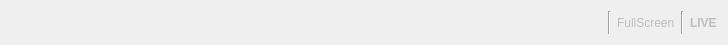
<?xml version="1.0" encoding="UTF-8"?>
<ui version="4.0">
 <class>statusBar</class>
 <widget class="QWidget" name="statusBar">
  <property name="geometry">
   <rect>
    <x>0</x>
    <y>0</y>
    <width>728</width>
    <height>45</height>
   </rect>
  </property>
  <property name="sizePolicy">
   <sizepolicy hsizetype="Preferred" vsizetype="Fixed">
    <horstretch>0</horstretch>
    <verstretch>0</verstretch>
   </sizepolicy>
  </property>
  <property name="minimumSize">
   <size>
    <width>0</width>
    <height>28</height>
   </size>
  </property>
  <property name="maximumSize">
   <size>
    <width>16777215</width>
    <height>45</height>
   </size>
  </property>
  <property name="windowTitle">
   <string>Form</string>
  </property>
  <layout class="QHBoxLayout" name="horizontalLayout_2">
   <item>
    <layout class="QHBoxLayout" name="horizontalLayout">
     <property name="spacing">
      <number>6</number>
     </property>
     <item>
      <widget class="QLabel" name="lblStatusIcon">
       <property name="sizePolicy">
        <sizepolicy hsizetype="Preferred" vsizetype="Maximum">
         <horstretch>0</horstretch>
         <verstretch>0</verstretch>
        </sizepolicy>
       </property>
       <property name="minimumSize">
        <size>
         <width>0</width>
         <height>25</height>
        </size>
       </property>
       <property name="maximumSize">
        <size>
         <width>16777215</width>
         <height>25</height>
        </size>
       </property>
       <property name="text">
        <string/>
       </property>
       <property name="pixmap">
        <pixmap resource="resources.qrc">:/main/icons/valid-24.png</pixmap>
       </property>
       <property name="scaledContents">
        <bool>false</bool>
       </property>
       <property name="indent">
        <number>0</number>
       </property>
      </widget>
     </item>
     <item>
      <widget class="QLabel" name="lblGeneralStatus">
       <property name="sizePolicy">
        <sizepolicy hsizetype="Maximum" vsizetype="Preferred">
         <horstretch>0</horstretch>
         <verstretch>0</verstretch>
        </sizepolicy>
       </property>
       <property name="text">
        <string/>
       </property>
       <property name="textFormat">
        <enum>Qt::LogText</enum>
       </property>
       <property name="indent">
        <number>10</number>
       </property>
      </widget>
     </item>
     <item>
      <spacer name="horizontalSpacer">
       <property name="orientation">
        <enum>Qt::Horizontal</enum>
       </property>
       <property name="sizeHint" stdset="0">
        <size>
         <width>40</width>
         <height>20</height>
        </size>
       </property>
      </spacer>
     </item>
     <item>
      <widget class="QLabel" name="lblButton">
       <property name="text">
        <string/>
       </property>
      </widget>
     </item>
     <item>
      <widget class="Line" name="line_5">
       <property name="orientation">
        <enum>Qt::Vertical</enum>
       </property>
      </widget>
     </item>
     <item>
      <widget class="QLabel" name="lblFullScreen">
       <property name="enabled">
        <bool>false</bool>
       </property>
       <property name="text">
        <string>FullScreen</string>
       </property>
      </widget>
     </item>
     <item>
      <widget class="Line" name="line_4">
       <property name="orientation">
        <enum>Qt::Vertical</enum>
       </property>
      </widget>
     </item>
     <item>
      <widget class="QLabel" name="lblLive">
       <property name="enabled">
        <bool>false</bool>
       </property>
       <property name="font">
        <font>
         <weight>75</weight>
         <bold>true</bold>
        </font>
       </property>
       <property name="text">
        <string>LIVE</string>
       </property>
      </widget>
     </item>
    </layout>
   </item>
  </layout>
 </widget>
 <resources>
  <include location="resources.qrc"/>
 </resources>
 <connections/>
</ui>
